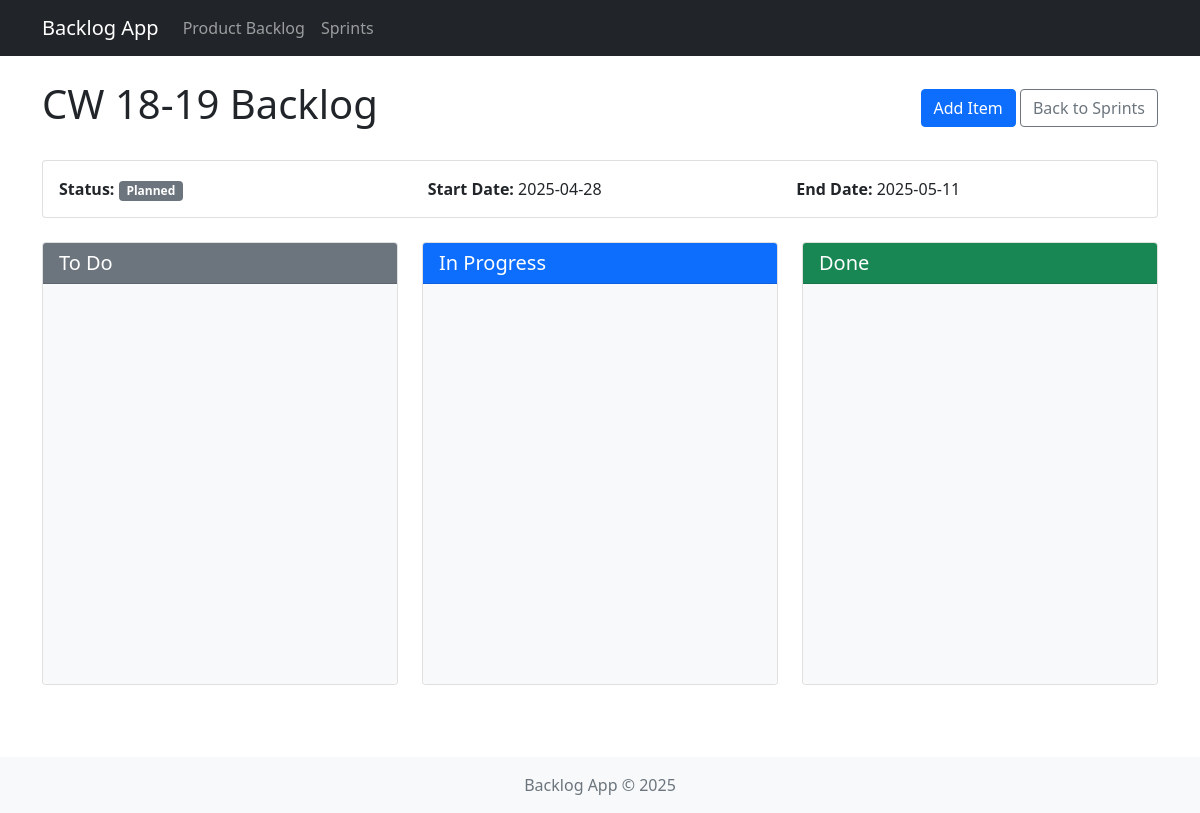
Screenshot of /sprint/1 with the database file from the repository.
### app/models.py (models this page shows, shortened)
class Sprint(db.Model):
    id = db.Column(db.Integer, primary_key=True)
    name = db.Column(db.String(100), nullable=False)
    start_date = db.Column(db.DateTime, nullable=True)
    end_date = db.Column(db.DateTime, nullable=True)
    status = db.Column(db.String(20), default='Planned')  # Planned, Active, Completed
    created_at = db.Column(db.DateTime, default=datetime.utcnow)
    backlog_items = db.relationship('BacklogItem', backref='sprint', lazy='dynamic')

### app/routes.py (the view)
@main_bp.route('/sprint/<int:sprint_id>')
def sprint_backlog(sprint_id):
    sprint = Sprint.query.get_or_404(sprint_id)
    items = BacklogItem.query.filter_by(sprint_id=sprint_id).order_by(BacklogItem.status, BacklogItem.priority).all()
    return render_template('sprint_backlog.html', sprint=sprint, items=items)

### app/routes.py (called while the page is built)
@main_bp.context_processor
def inject_now():
    return {'now': datetime.utcnow()}

### app/templates/sprint_backlog.html (shortened to what this page needs)
{% extends "base.html" %}
{% block content %}
<div class="d-flex justify-content-between align-items-center mb-4">
    <h1>{{ sprint.name }} Backlog</h1>
    <div>
        <a href="{{ url_for('main.add_backlog_item') }}" class="btn btn-primary">Add Item</a>
        <a href="{{ url_for('main.sprints') }}" class="btn btn-outline-secondary">Back to Sprints</a>
    </div>
</div>
{% if sprint.start_date and sprint.end_date %}
<div class="card mb-4">
    <div class="card-body">
        <div class="row">
            <div class="col-md-4">
                <strong>Status:</strong>
                {% if sprint.status == 'Planned' %}
                    <span class="badge bg-secondary">Planned</span>
                {% elif sprint.status == 'Active' %}
                    <span class="badge bg-primary">Active</span>
                {% else %}
                    <span class="badge bg-success">Completed</span>
                {% endif %}
            </div>
            <div class="col-md-4">
                <strong>Start Date:</strong> {{ sprint.start_date.strftime('%Y-%m-%d') }}
            </div>
            <div class="col-md-4">
                <strong>End Date:</strong> {{ sprint.end_date.strftime('%Y-%m-%d') }}
            </div>
        </div>
    </div>
</div>
{% endif %}
<div class="row">
    <div class="col-md-4">
        <div class="card mb-4">
            <div class="card-header bg-secondary text-white">
                <h5 class="mb-0">To Do</h5>
            </div>
            <div class="card-body sprint-column" id="todo-column">
            </div>
        </div>
    </div>
    <div class="col-md-4">
        <div class="card mb-4">
            <div class="card-header bg-primary text-white">
                <h5 class="mb-0">In Progress</h5>
            </div>
            <div class="card-body sprint-column" id="inprogress-column">
            </div>
        </div>
    </div>
    <div class="col-md-4">
        <div class="card mb-4">
            <div class="card-header bg-success text-white">
                <h5 class="mb-0">Done</h5>
            </div>
            <div class="card-body sprint-column" id="done-column">
            </div>
        </div>
    </div>
</div>
{% endblock %}

### app/templates/base.html (style rules this page uses)
.sprint-column { min-height: 400px; background-color: #f8f9fa; padding: 10px; border-radius: 5px; }

### rows the page displays
Sprint: name "CW 18-19", start_date "2025-04-28", end_date "2025-05-11"
